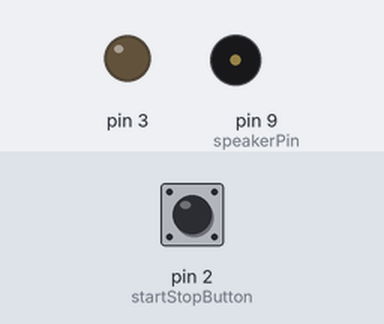
The sketch below on a simulated Arduino Uno, built with avr-gcc and run on an emulated ATmega328P. Shown: output pins drawn as LEDs (lit = HIGH), buzzer (waves = sounding). The test bench sets the inputs (shaded band); at power-on: pin 2 (startStopButton) HIGH. Storage starts empty; what the sketch prints to the serial monitor is not drawn.

Above: at 1.2 s.
1.3 s: pin 2 (startStopButton) pulled LOW for 0.15 s
At 2.6 s:
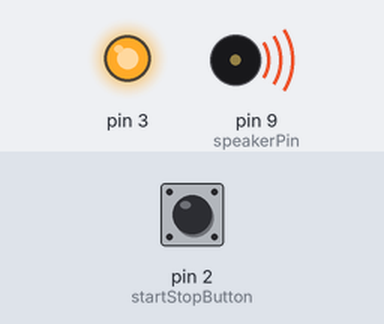
3.1 s: pin 2 (startStopButton) pulled LOW for 1 s
At 5.5 s:
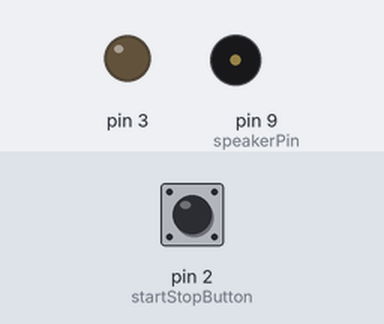
5.8 s: pin 2 (startStopButton) pulled LOW for 3.2 s
At 10.1 s:
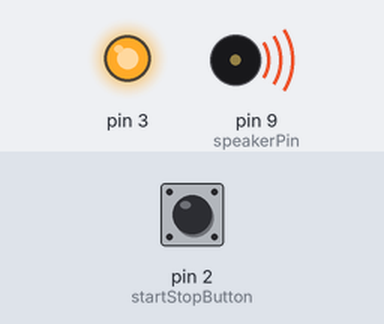
Timing chart, 0 to 11.6 s (numbered marks = the images above; inputs shaded):
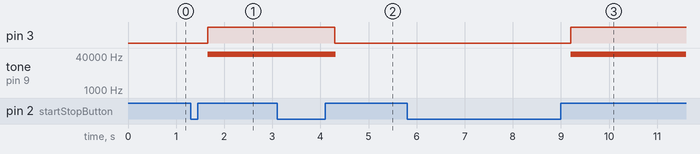

The sketch:

PimpMyRide.ino
```cpp
/*
   PimpMyRide.ino - Add some cool features to your car.
   Created by LazyGalaxy - Evangelos Papakonstantis, April 7, 2019.
   Released into the public domain.
*/

// 3rd party libs/vars
#define SD_ChipSelectPin 10
#include "TMRpcm.h"
TMRpcm tmrpcm;

// lazygalaxy libs/vars
#include <Button.h>
const Button startStopButton(2, 3);

// inner classes to handle states
class State {
 public:
  virtual void State::loop() {
    if (!tmrpcm.isPlaying()) {
      tmrpcm.disable();
    }
  };

  virtual State* State::startStopButtonPressed() { return this; };
};

class OffState : public State {
 public:
  State* OffState::startStopButtonPressed();
};

class IdleState : public State {
 public:
  State* IdleState::startStopButtonPressed();
  void IdleState::loop();
};

const State* OFF_STATE = new OffState();
const State* IDLE_STATE = new IdleState();

// off state implementations
State* OffState::startStopButtonPressed() {
  tmrpcm.play("start.wav");
  startStopButton.setOn(true);

  return IDLE_STATE;
}

// idle state implementations
State* IdleState::startStopButtonPressed() {
  startStopButton.setOn(false);
  tmrpcm.play("6.wav");

  return OFF_STATE;
};

void IdleState::loop() {
  if (!tmrpcm.isPlaying()) {
    tmrpcm.play("1.wav");
  }
}

class StateContext {
 private:
  State* state;

 public:
  StateContext() { state = OFF_STATE; }

  void loop() { state->loop(); }
  void startStopButtonPressed() { state = state->startStopButtonPressed(); }
};

StateContext context = StateContext();

void setup() {
  Serial.begin(9600);

  // amplifier
  tmrpcm.speakerPin = 9;
  tmrpcm.setVolume(2);
  tmrpcm.quality(1);

  // sd card reader
  if (!SD.begin(SD_ChipSelectPin)) {
    Serial.println("SD fail");
    return;
  }

  Serial.println("setup ok");
}

void loop() {
  int startStopButtonClicks = startStopButton.getClicks();
  if (startStopButtonClicks > 0) {
    context.startStopButtonPressed();
  }
  context.loop();
}
```

Measured:
- after the input at 1.3 s, pin 3: LOW → HIGH after 0.35 s; tone on pin 9 (speakerPin): silent → 48338 Hz after 0.35 s
- after the input at 3.1 s, pin 3: HIGH → LOW after 1.2 s; tone on pin 9 (speakerPin): 48338 Hz → silent after 1.2 s
- after the input at 5.8 s, pin 3: LOW → HIGH after 3.4 s; tone on pin 9 (speakerPin): silent → 48338 Hz after 3.4 s
